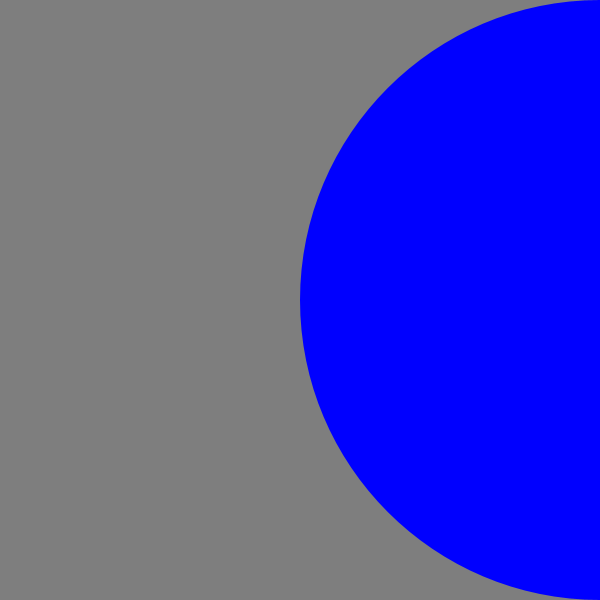
Frame 1 (no input)
Frame 60 (the mouse pressed at the canvas centre just before this capture): identical to frame 1, image omitted
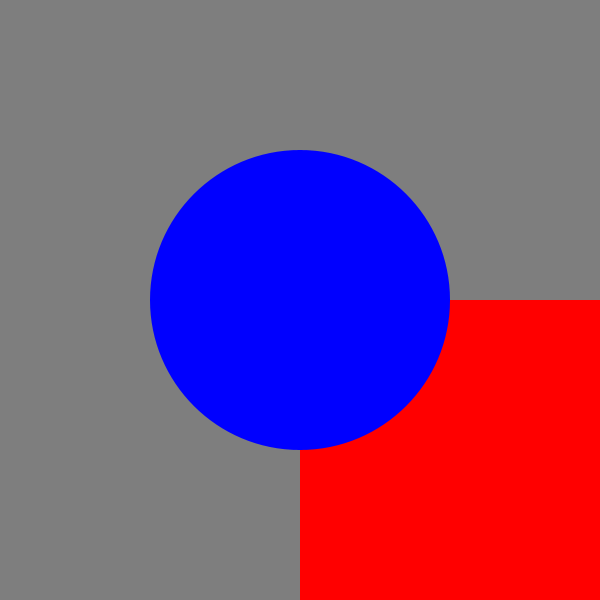
Frame 120 (the mouse held since frame 60 and released just before this capture)

The Processing sketch that drew these frames (run headless with seeded random() and noise(); from frame 60 on, the mouse is pressed at the canvas centre):

// Processing sketch: assingment3
// ── assingment3.pde
void setup() {
  size(600, 600);
  noStroke();
}

void draw() {
  float x = mouseX;
  float y = mouseY;
  float ix = width - mouseX; 
  float iy = height - mouseY; 
  background(126);
  fill(255, 0, 0);
  rect(x, height/2, y, y);
  fill(0, 0, 255);
  ellipse(ix, height/2, iy, iy);
}
